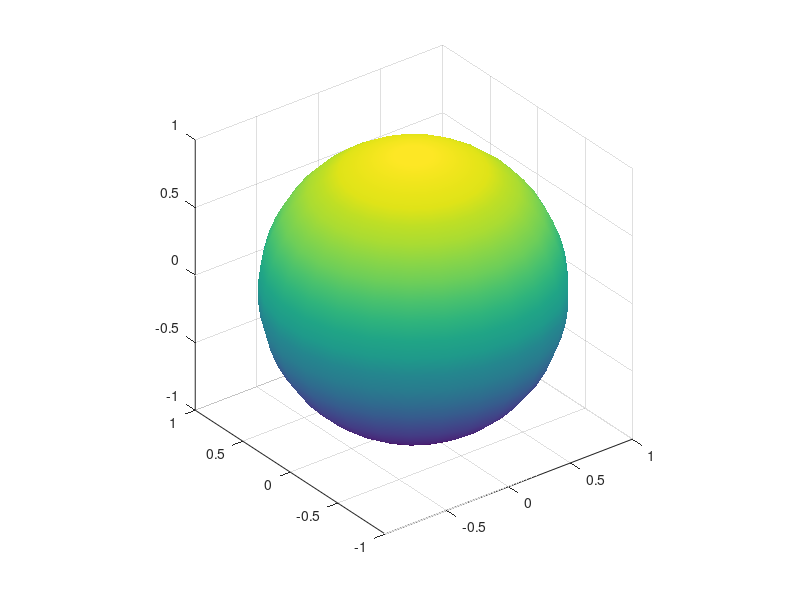

Write MATLAB code to recreate this figure. (Note: this script raises an error after producing the figure.)
function plotBlockSphere
    [Xs, Ys, Zs ] = sphere(25);
    mySphere = surf(Xs, Ys, Zs);
    axis equal
    shading interp
    mySphere.FaceAlpha = 0.25;

    line([-1 1], [0 0], [0 0], 'LineWidth', 1, 'Color', [0 0 0]);
    line([0 0], [-1 1], [0 0], 'LineWidth', 1, 'Color', [0 0 0]);
    line([0 0], [0 0], [-1 1], 'LineWidth', 1, 'Color', [0 0 0]);

    text(0, 0, 1.1, '$\left| 0 \right>$', 'Interpreter' ,'latex', ...
        'FontSize', 20, 'HorizontalAlignment', 'Center');
    text(0, 0, -1.1, '$\left| 1 \right>$', 'Interpreter' ,'latex', ...
        'FontSize', 20, 'HorizontalAlignment', 'Center');
    text(1.1, 0, 0, '$\left| + \right>$', 'Interpreter' ,'latex', ...
        'FontSize', 20, 'HorizontalAlignment', 'Center');
    text(-1.1, 0, 0, '$\left| - \right>$', 'Interpreter' ,'latex', ...
        'FontSize', 20, 'HorizontalAlignment', 'Center');
    view([60 15]);
end

